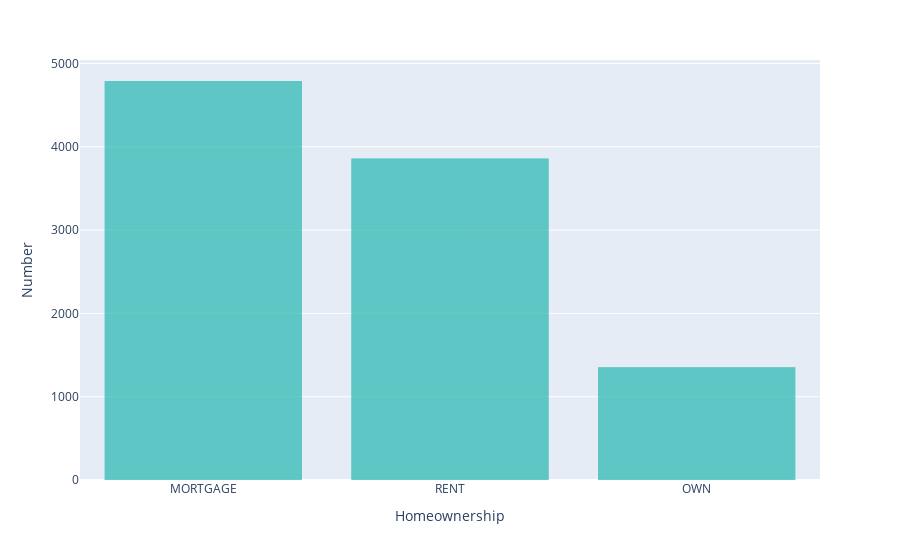

The code cell stored with this chart in its notebook:
### Markdown cell above
**Q7** Can you figure out how to add x labels, y labels, and a title to this graph?

### Code cell
import plotly.express as px
fig = px.bar(DF,
             x='homeownership',
             color_discrete_sequence=['lightseagreen'])


fig.update_traces(marker_line_width=0)

fig.update_layout(
    xaxis_title='Homeownership',
    yaxis_title='Number' 
)
fig.show()

### Figure 1 — Plotly figure (JSON) as saved in the notebook; plotly's stock layout.template omitted (floating-point values rounded to 4 significant figures; data arrays with more than 128 entries replaced by an {"elided": "..."} marker saying what was removed)
{"data": [{"alignmentgroup": "True", "hovertemplate": "homeownership=%{x}<br>count=%{y}<extra></extra>", "legendgroup": "", "marker": {"color": "lightseagreen", "line": {"width": 0}, "pattern": {"shape": ""}}, "name": "", "offsetgroup": "", "orientation": "v", "showlegend": false, "textposition": "auto", "type": "bar", "x": {"elided": "10000 str values"}, "xaxis": "x", "y": {"elided": "10000 int values"}, "yaxis": "y"}], "layout": {"autosize": true, "barmode": "relative", "legend": {"tracegroupgap": 0}, "margin": {"t": 60}, "xaxis": {"anchor": "y", "autorange": true, "domain": [0, 1], "range": [-0.5, 2.5], "title": {"text": "Homeownership"}, "type": "category"}, "yaxis": {"anchor": "x", "autorange": true, "domain": [0, 1], "range": [0, 5041.0], "title": {"text": "Number"}, "type": "linear"}}}
